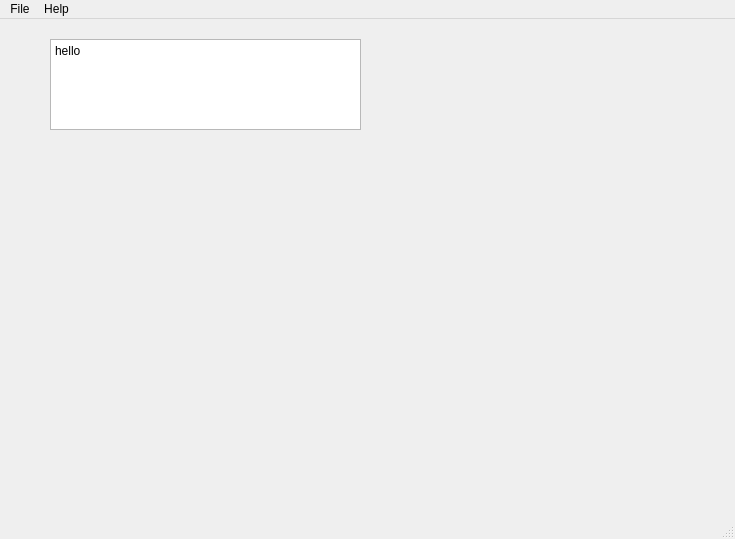
<?xml version="1.0" encoding="UTF-8"?>
<ui version="4.0">
 <class>MainWindow</class>
 <widget class="QMainWindow" name="MainWindow">
  <property name="geometry">
   <rect>
    <x>0</x>
    <y>0</y>
    <width>735</width>
    <height>539</height>
   </rect>
  </property>
  <property name="windowTitle">
   <string>myAPP</string>
  </property>
  <widget class="QWidget" name="centralwidget">
   <widget class="QTextEdit" name="textEdit">
    <property name="geometry">
     <rect>
      <x>50</x>
      <y>20</y>
      <width>311</width>
      <height>91</height>
     </rect>
    </property>
    <property name="html">
     <string>&lt;!DOCTYPE HTML PUBLIC &quot;-//W3C//DTD HTML 4.0//EN&quot; &quot;http://www.w3.org/TR/REC-html40/strict.dtd&quot;&gt;
&lt;html&gt;&lt;head&gt;&lt;meta name=&quot;qrichtext&quot; content=&quot;1&quot; /&gt;&lt;meta charset=&quot;utf-8&quot; /&gt;&lt;style type=&quot;text/css&quot;&gt;
p, li { white-space: pre-wrap; }
hr { height: 1px; border-width: 0; }
li.unchecked::marker { content: &quot;\2610&quot;; }
li.checked::marker { content: &quot;\2612&quot;; }
&lt;/style&gt;&lt;/head&gt;&lt;body style=&quot; font-family:'Microsoft YaHei UI'; font-size:9pt; font-weight:400; font-style:normal;&quot;&gt;
&lt;p style=&quot; margin-top:0px; margin-bottom:0px; margin-left:0px; margin-right:0px; -qt-block-indent:0; text-indent:0px;&quot;&gt;hello&lt;/p&gt;&lt;/body&gt;&lt;/html&gt;</string>
    </property>
   </widget>
  </widget>
  <widget class="QMenuBar" name="menubar">
   <property name="geometry">
    <rect>
     <x>0</x>
     <y>0</y>
     <width>735</width>
     <height>22</height>
    </rect>
   </property>
   <widget class="QMenu" name="menuFile">
    <property name="title">
     <string>File</string>
    </property>
   </widget>
   <widget class="QMenu" name="menuHelp">
    <property name="title">
     <string>Help</string>
    </property>
    <addaction name="actionAbout"/>
   </widget>
   <addaction name="menuFile"/>
   <addaction name="menuHelp"/>
  </widget>
  <widget class="QStatusBar" name="statusbar"/>
  <action name="actionAbout">
   <property name="text">
    <string>About</string>
   </property>
  </action>
 </widget>
 <resources/>
 <connections/>
</ui>
